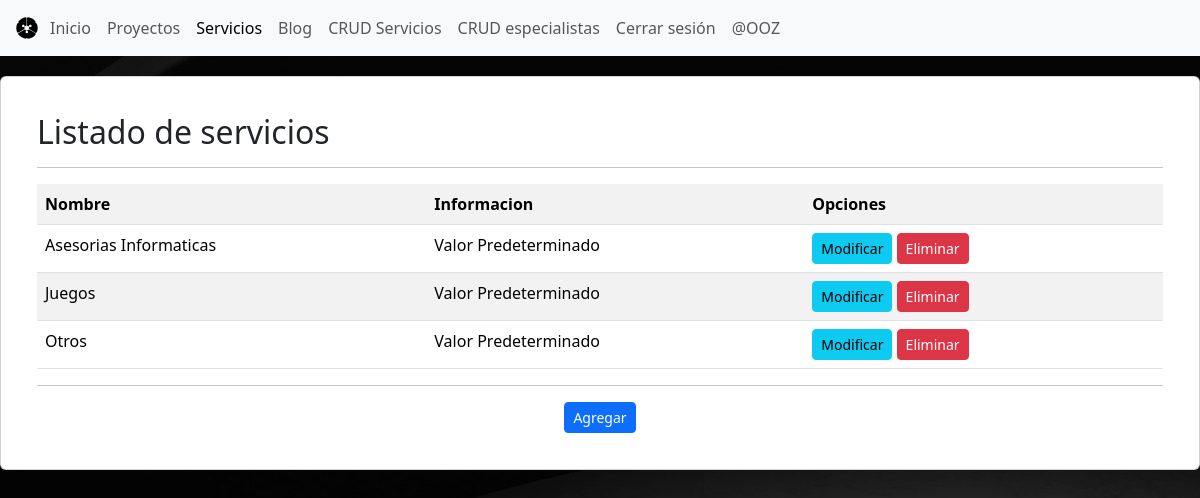
Screenshot of /blog/listar-servicio/ (signed in) with the database file from the repository.
### blog/models.py (models this page shows, shortened)
class Servicio(models.Model):
    nombre = models.CharField(max_length=50)
    Imagen = models.ImageField(upload_to="servicios",null=True)
    descripcion=models.TextField()
    informacion = models.CharField(max_length=100, default='Valor predeterminado')

### blog/views.py (the view)
# urls.py: path("listar-servicio/",views.listar_servicio, name="listar_servicio"),
@permission_required('blog.add_servicio')
def listar_servicio(request):
    servicios = Servicio.objects.all()
    data = {
        'servicios': servicios
    }
    return render(request,"pages/listar_servicio.html",data)

### blog/templates/pages/listar_servicio.html (shortened to what this page needs)
<!DOCTYPE html>
<html lang="en">
<head>
    {% load static %}
    <link rel="stylesheet" href="{% static 'css/bootstrap.min.css' %}">
    <link rel="stylesheet" href="{% static 'css/custom.css' %}">
    <link rel="stylesheet" href="https://cdnjs.cloudflare.com/ajax/libs/font-awesome/6.5.2/css/all.min.css">
</head>
<header>
    <nav class="navbar navbar-expand-lg bg-body-tertiary">
        <div class="container-fluid">
            <img src="{% static 'img/icono.svg' %}" alt="Bootstrap" width="30" height="24">
            <div class="collapse navbar-collapse" id="navbarSupportedContent">
                <ul class="navbar-nav me-auto mb-2 mb-lg-0">
                    <li class="nav-item">
                        <a class="nav-link" aria-current="page" href="{% url 'index' %}">Inicio</a>
                    </li>
                    <li class="nav-item">
                        <a class="nav-link" href="{% url 'proyectos' %}">Proyectos</a>
                    </li>
                    <li class="nav-item">
                        <a class="nav-link active" href="{% url 'servicios' %}">Servicios</a>
                    </li>
                    <li class="nav-item">
                        <a class="nav-link" href="{% url 'blog' %}">Blog</a>
                    </li>
                    {% if perms.blog.add_servicio %}
                    <li class="nav-item">
                      <a class="nav-link" href="{% url 'listar_servicio' %} ">CRUD Servicios</a>
                    </li>
                    <li class="nav-item">
                        <a class="nav-link" href="{% url 'listar_profesional' %} ">CRUD especialistas</a>
                    </li>
                    {% endif %}
                    {% if user.is_authenticated %}
                        <li class="nav-item">
                            <a class="nav-link" href="{% url 'logout' %}">Cerrar sesión</a>
                        </li>
                        <li >
                          <a class="nav-link" href="#">@{{ user.username }}</a>
                        </li>
                    {% else %}
                        <li class="nav-item">
                            <a class="nav-link" href="{% url 'login' %}">Iniciar sesión</a>
                        </li>
                    {% endif %}
                </ul>
            </div>
        </div>
    </nav>
</header>
<main>
    <div class="card">
        <card class="card-body">
            <h2>Listado de servicios</h2>
            <hr>
            <table class="table table-striped table-hover table-responsive-sm">
                <tr>
                    <th>Nombre</th>
                    <th>Informacion</th>
                    <th>Opciones</th>
                </tr>
                {% for p in servicios %}
                    <tr>
                        <td>{{ p.nombre | title }}</td>
                        <td>{{ p.informacion | title }}</td>
                        <td>
                            <a href="{% url 'modificar_servicio' p.id%}" class="btn btn-info btn-sm">Modificar</a>
                            <a href="#" onclick="eliminarServicio({{p.id}})" class="btn btn-danger btn-sm">Eliminar</a>
                        </td>
                    </tr>
                {% endfor %}
            </table>
            <hr>
            <div class="d-flex justify-content-center mt-3">
                <a href="{% url 'agregar_servicio' %}" class="btn btn-primary btn-sm">Agregar</a>
            </div>
        </card>
    </div>
</main>
</html>

### blog/static/css/custom.css (style rules this page uses)
*, *::before, *::after { box-sizing: border-box; }
.card { background-color: rgb(255, 255, 255); padding: 20px; margin-top: 20px; }

### rows the page displays
Servicio: nombre "Asesorias Informaticas", informacion "Valor Predeterminado"
Servicio: nombre "Juegos", informacion "Valor Predeterminado"
Servicio: nombre "Otros", informacion "Valor Predeterminado"

### other values shown
{{ user.username }} "OOZ"
